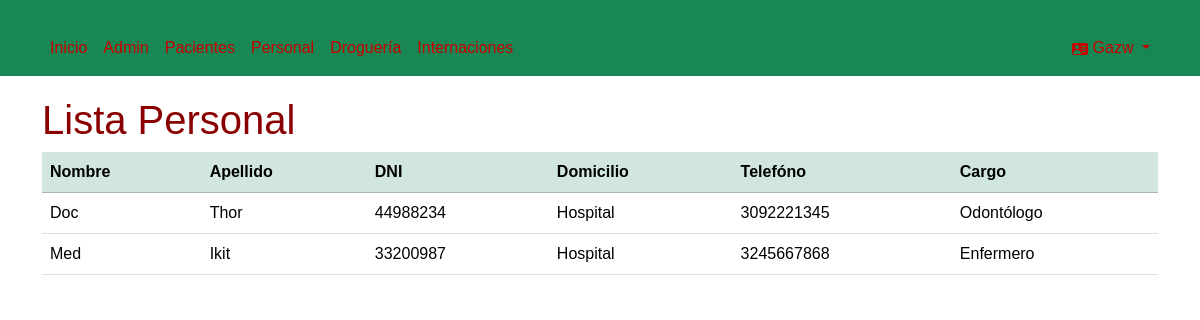
Page /gestion_internaciones/personal/ (signed in) on the earlier database version.
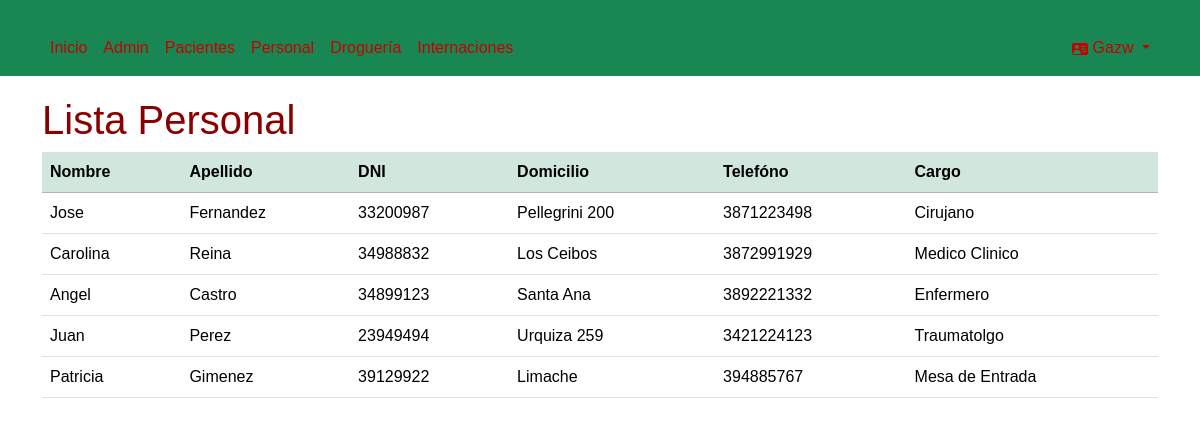
Same page on the later database version.
### gestion_internaciones/models.py (models this page shows, shortened)
class Personal(models.Model):
    usuario = models.OneToOneField(User, on_delete=models.CASCADE)
    nombre_per = models.CharField(max_length=30)
    apellido_per = models.CharField(max_length=15)
    dni_per = models.CharField(max_length=10)
    domicilio_per = models.CharField(max_length=50)
    telefono_per = models.CharField(max_length=12)
    cargo = models.ForeignKey("Cargos",on_delete=models.CASCADE)

class Cargos(models.Model):
    nombre_car = models.CharField(max_length=50)

### gestion_internaciones/views.py (the view)
# urls.py: path('personal/', views.listaPersonal, name='listapersonal'),
@login_required
def listaPersonal(request):
    personal = Personal.objects.all()
    context={
        'personal': personal
    }
    return render(request, 'listapersonal.html', context)

### gestion_internaciones/templates/listapersonal.html (shortened to what this page needs)
{% extends 'base.html' %}
{% block content %}
    <div>
        <h1>Lista Personal</h1>
        {% if request.user.is_staff %}
            <div>
                <table class="table">
                    <tr class="table-success">
                        <th>Nombre</th>
                        <th>Apellido</th>
                        <th>DNI</th>
                        <th>Domicilio</th>
                        <th>Telefóno</th>
                        <th>Cargo</th>
                    </tr>
                    {% for i in personal %}
                    <tr>
                        <td>{{ i.nombre_per }}</td>
                        <td>{{ i.apellido_per }}</td>
                        <td>{{ i.dni_per }}</td>
                        <td>{{ i.domicilio_per }}</td>
                        <td>{{ i.telefono_per }}</td>
                        <td>{{ i.cargo.nombre_car }}</td>
                    </tr>
                    {% endfor %}
                </table>
            </div>
        {%else%}
            <h1>No tienes permiso para ver esto</h1>
        {% endif %}
    </div>
{% endblock %}

### gestion_internaciones/templates/base.html (shortened to what this page needs)
<!DOCTYPE html>
<html lang="es">
<head>
    <link href="https://cdn.jsdelivr.net/npm/bootstrap@5.3.2/dist/css/bootstrap.min.css" rel="stylesheet">
    <link rel="stylesheet" href="https://cdn.jsdelivr.net/npm/bootstrap-icons@1.11.2/font/bootstrap-icons.min.css">
</head>
<body>
    {% include "partials/navbar.html" %}
    <main class="container">
        {% block content %}
        {% endblock %}
    </main>
</body>
</html>

### gestion_internaciones/templates/partials/navbar.html (shortened to what this page needs)
<nav class="navbar navbar-expand-lg bg-success" data-bs-theme="dark">
    <div class="container">
        <div class="collapse navbar-collapse" id="navbarSupportedContent">
            <ul class="navbar-nav me-auto mb-2 mb-lg-0">
                <li class="nav-item">
                    <a class="nav-link" href="{% url 'home' %}">Inicio</a>
                </li>
                {% if request.user.is_staff %}
                <li class="nav-item">
                    <a class="nav-link" href="{% url 'admin:index' %}">Admin</a>
                </li>
                {% endif %}
            {% if request.user.is_authenticated %}
                <li class="nav-item">
                    <a class="nav-link" href="{% url 'listapacientes' %}">Pacientes</a>
                </li>
                <li class="nav-item">
                    <a class="nav-link" href="{% url 'listapersonal' %}">Personal</a>
                </li>
                <li class="nav-item">
                    <a class="nav-link" href="{% url 'listadrogueria' %}">Droguería</a>
                </li>
                <li class="nav-item">
                    <a class="nav-link" href="{% url 'internaciones' %}">Internaciones</a>
                </li>
            </ul>
                <ul class="navbar-nav">
                    <li class="nav-item dropdown">
                        <a class="nav-link dropdown-toggle" href="#" role="button" data-bs-toggle="dropdown" aria-expanded="false">
                            {{ user.username | capfirst }}
                        </a>
                    </li>
                </ul>
            {% endif %}
        </div>
    </div>
</nav>

### gestion_internaciones/templates/base.html (style rules this page uses)
body { background: url('http://www.sanatoriomoreno.com.ar/Content/images/li-img1.jpg') no-repeat center center fixed; background-size: cover; margin: 0; padding: 0; color: rgb(138, 0, 0); font-family: 'Arial', sans-serif; }
.navbar { background-color: #026bdc; color: #870101; }
.nav-link { color: #c70000; }
.container { margin-top: 20px; }

Differences in the rows shown:
removed Personal: nombre_per "Doc", apellido_per "Thor", dni_per "44988234", domicilio_per "Hospital", telefono_per "3092221345", cargo.nombre_car "Odontólogo"
removed Personal: nombre_per "Med", apellido_per "Ikit", dni_per "33200987", domicilio_per "Hospital", telefono_per "3245667868", cargo.nombre_car "Enfermero"
added Personal: nombre_per "Jose", apellido_per "Fernandez", dni_per "33200987", domicilio_per "Pellegrini 200", telefono_per "3871223498", cargo.nombre_car "Cirujano"
added Personal: nombre_per "Carolina", apellido_per "Reina", dni_per "34988832", domicilio_per "Los Ceibos", telefono_per "3872991929", cargo.nombre_car "Medico Clinico"
added Personal: nombre_per "Angel", apellido_per "Castro", dni_per "34899123", domicilio_per "Santa Ana", telefono_per "3892221332", cargo.nombre_car "Enfermero"
added Personal: nombre_per "Juan", apellido_per "Perez", dni_per "23949494", domicilio_per "Urquiza 259", telefono_per "3421224123", cargo.nombre_car "Traumatolgo"
added Personal: nombre_per "Patricia", apellido_per "Gimenez", dni_per "39129922", domicilio_per "Limache", telefono_per "394885767", cargo.nombre_car "Mesa de Entrada"
